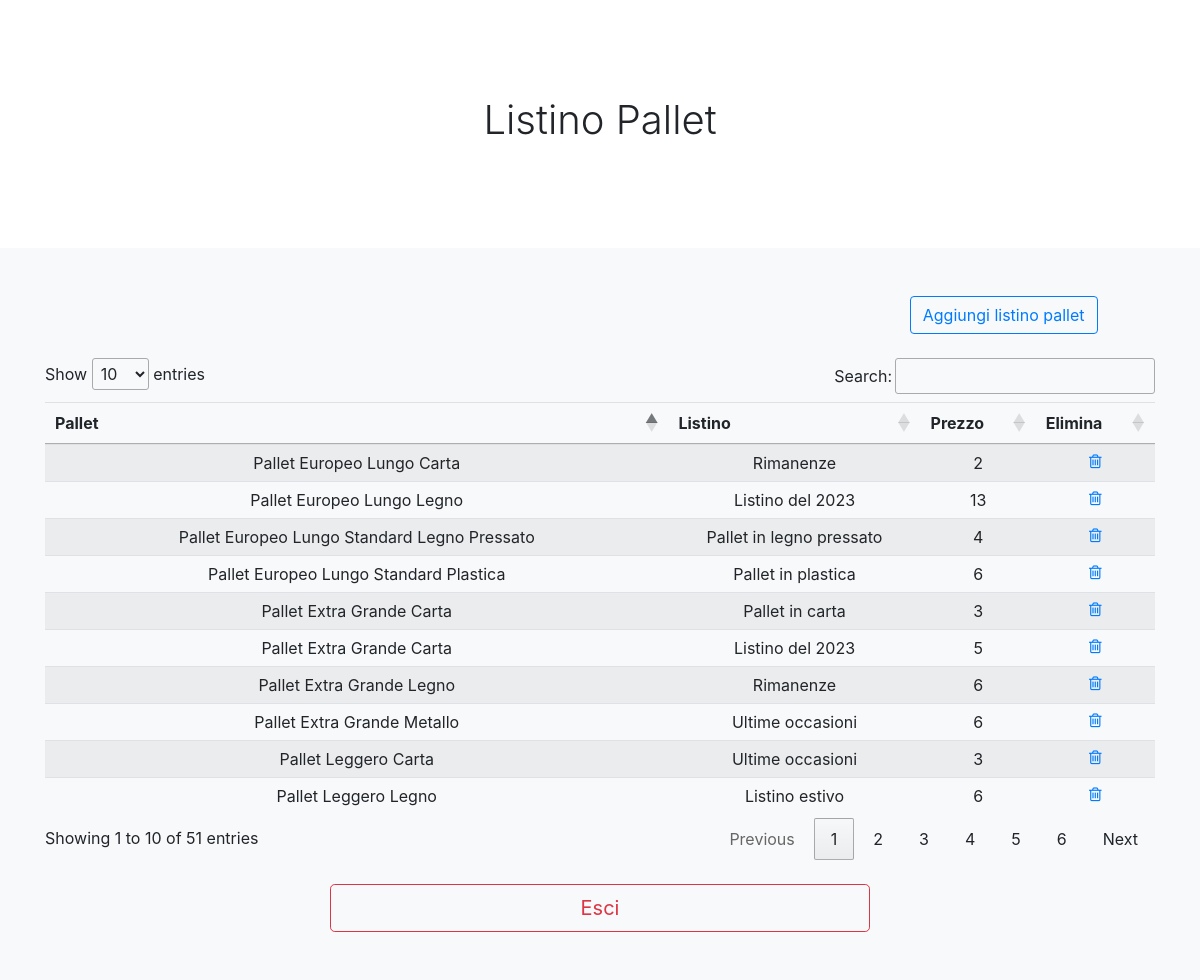
/progetto_db/gestione_pallet/listino_pallet.php (signed in), run on the app's committed database.
### tables this page shows
CREATE TABLE `listino_pallet` (
  `id_listino_pallet` int NOT NULL,
  `id_pallet` int NOT NULL,
  `id_listino` int NOT NULL DEFAULT '0',
  `prezzo` double NOT NULL DEFAULT '1'
);

CREATE TABLE `pallet` (
  `id_pallet` int NOT NULL,
  `nominativo` varchar(255) DEFAULT NULL,
  `id_dimensione` int NOT NULL,
  `id_materiale` int NOT NULL,
  `peso_massimo` int NOT NULL
);

CREATE TABLE `listini` (
  `id_listino` int NOT NULL,
  `titolo` varchar(255) DEFAULT NULL
);

### progetto_db/query/query-listino-pallet.php (called while the page is built, shortened)
<?php
if(isset($_GET['id_listino_pallet'])){
    $id_listino_pallet = $_GET['id_listino_pallet'];
    $sq = "SELECT * FROM listino_pallet lp
              LEFT JOIN listini l
              ON l.id_listino = lp.id_listino
              LEFT JOIN pallet p
              ON p.id_pallet = lp.id_pallet
              WHERE id_listino_pallet='$id_listino_pallet'";
    $result = mysqli_query($conn, $sq);
    if (mysqli_num_rows($result) > 0) {
      while($row = mysqli_fetch_assoc($result)) {
        print_r($row);
      }
    }
    $array_listini = get_all_listini($conn);
    $array_pallet = get_all_pallet($conn);
  } else {
    $sq_listini_pallet = "SELECT * FROM listino_pallet lp
              LEFT JOIN listini l
              ON l.id_listino = lp.id_listino
              LEFT JOIN pallet p
              ON p.id_pallet = lp.id_pallet";
    $result = mysqli_query($conn, $sq_listini_pallet);
  }
?>

### progetto_db/gestione_pallet/listino_pallet.php (the view, shortened to what this page needs)
<html>
<?php
$jump_sub_folder = "../";
include($jump_sub_folder . 'librerie/riferimenti_css_bootstrap.php');
include($jump_sub_folder . 'query/query-listino-pallet.php');
?>
<head>
</head>
<body>
  <main role="main">
    <section class="jumbotron text-center">
      <div class="container">
        <h1>Listino Pallet</h1>
      </div>
    </section>
    <div class="album py-5 bg-light">
      <div class="row">
        <div class="col-md-11 text-right">
          <a href='#' data-toggle="modal" data-target="#modal_aggiungi_listino_pallet"  type="button" class="btn btn-outline-primary">
            Aggiungi listino pallet
          </a>
        </div>
      </div>
      <br>
      <div class="container">
        <div class="row">
          <div class="col-md-12">
            <table class="table table-striped text-center" id="pallet">
              <thead>
                <tr>
                  <th>Pallet</th>
                  <th>Listino</th>
                  <th>Prezzo</th>
                  <th>Elimina</th>
                </tr>
              </thead>
              <tbody>
                <?php while($row = mysqli_fetch_assoc($result)){ ?>
                <tr>
                  <td><?php echo $row['nominativo']; ?></td>
                  <td><?php echo $row['titolo']; ?></td>
                  <td><?php echo $row['prezzo']; ?></td>
                  <td><a href='#' data-toggle="modal" data-target="#modal_elimina_<?php echo $row['id_listino_pallet']; ?>"><i class="fa fa-trash-o" aria-hidden="true"></i></a></td>
                </tr>
                <?php } ?>
              </tbody>
            </table>
          </div>
        </div>
        <br>
        <div class="row">
          <div class="col-md-3">
          </div>
          <div class="col-md-6 text-center">
            <a href='home_pallet.php' id="example" type="button" class="btn btn-outline-danger btn-block btn-lg" data-toggle="tooltip" data-placement="bottom">
              Esci
            </a>
          </div>
          <div class="col-md-3">
          </div>
        </div>
      </div>
    </div>
  </main>
</body>
</html>

### progetto_db/librerie/css/album.css (style rules this page uses)
.jumbotron { padding-top: 3rem; padding-bottom: 3rem; margin-bottom: 0; background-color: #fff; }
@media (min-width: 768px) { .jumbotron { padding-top: 6rem; padding-bottom: 6rem; } }
.jumbotron h1 { font-weight: 300; }
.jumbotron .container { max-width: 40rem; }

### progetto_db/gestione_pallet/listino_pallet.php (style rules this page uses)
#pallet { border-bottom: none; }

### data on the page
listino_pallet: id_pallet.nominativo "Pallet Extra Grande Metallo", id_listino.titolo "Ultime occasioni", prezzo "6"
listino_pallet: id_pallet.nominativo "Pallet Leggero Carta", id_listino.titolo "Ultime occasioni", prezzo "3"
listino_pallet: id_pallet.nominativo "Pallet Europeo Lungo Standard Plastica", id_listino.titolo "Pallet in plastica", prezzo "6"
listino_pallet: id_pallet.nominativo "Pallet Europeo Lungo Legno", id_listino.titolo "Listino del 2023", prezzo "13"
listino_pallet: id_pallet.nominativo "Pallet Extra Grande Legno", id_listino.titolo "Rimanenze", prezzo "6"
listino_pallet: id_pallet.nominativo "Pallet Europeo Lungo Carta", id_listino.titolo "Rimanenze", prezzo "2"
listino_pallet: id_pallet.nominativo "Pallet Extra Grande Carta", id_listino.titolo "Pallet in carta", prezzo "3"
listino_pallet: id_pallet.nominativo "Pallet Extra Grande Carta", id_listino.titolo "Listino del 2023", prezzo "5"
listino_pallet: id_pallet.nominativo "Pallet Leggero Legno", id_listino.titolo "Listino estivo", prezzo "6"
listino_pallet: id_pallet.nominativo "Pallet Europeo Lungo Standard Legno Pressato", id_listino.titolo "Pallet in legno pressato", prezzo "4"
